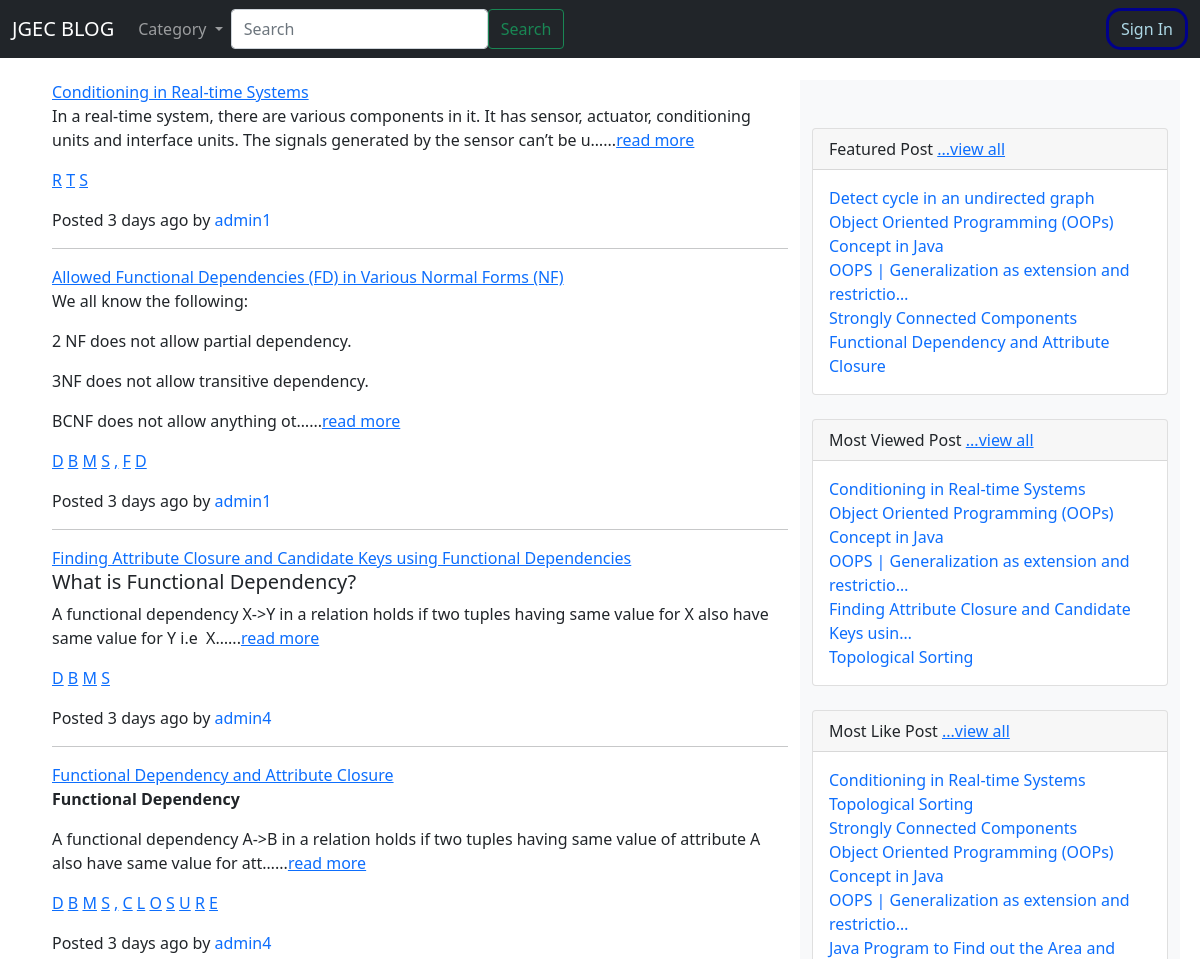
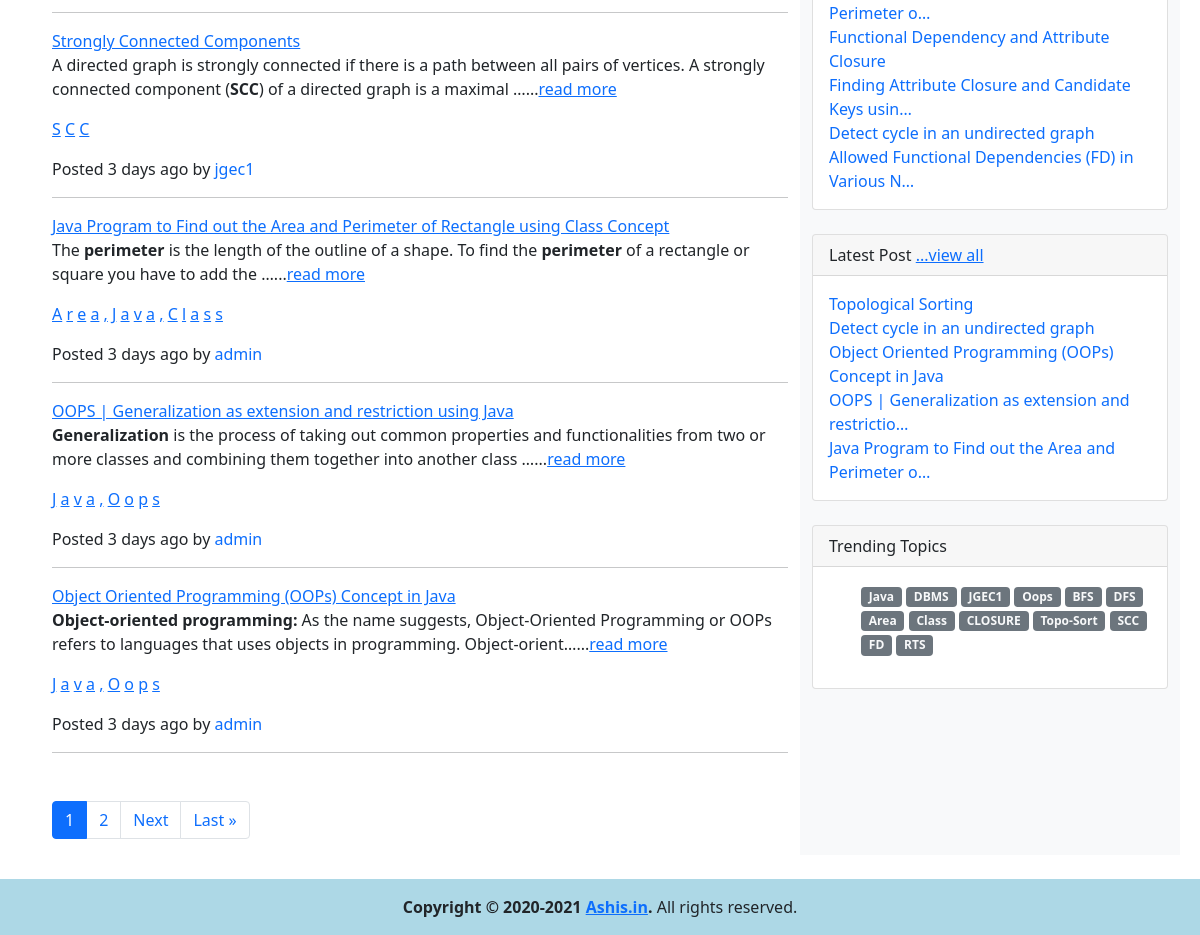
The page / on the database its author committed (2 pictures, top to bottom).
### blog/models.py (models this page shows, shortened)
class Post(models.Model):
	title        = models.CharField(max_length=250)
	author       = models.ForeignKey(CustomUser,on_delete = models.CASCADE)
	body         = RichTextField(blank=True,null=True)
	post_date    = models.DateTimeField(auto_now_add = True)
	likes        = models.ManyToManyField(CustomUser,related_name = 'post_like')
	category     = ListCharField(base_field=models.CharField(max_length=10),size=6,max_length=(6 * 11),null=True)
	view_count   = models.IntegerField(default=0)
	dislikes     = models.ManyToManyField(CustomUser,related_name = 'post_dislike')
	featured     = models.BooleanField(default=False)
	updated_at   = models.DateTimeField(auto_now_add=True)
	@property
	def total_likes(self):
		return self.likes.count() - self.dislikes.count()
	@property
	def whenpublished(self):
		now = timezone.now()
		if self.post_date is not None:
			diff = now - self.post_date
			if diff.days == 0 and 0 <= diff.seconds < 60:
				seconds = diff.seconds
				if seconds == 1:
					return str(seconds) + "second ago"
				else:
					return str(seconds) + " seconds ago"
			if diff.days == 0 and 60 <= diff.seconds < 3600:
				minutes = math.floor(diff.seconds / 60)
				if minutes == 1:
					return str(minutes) + " minute ago"
				else:
					return str(minutes) + " minutes ago"
			if diff.days == 0 and 3600 <= diff.seconds < 86400:
				hours = math.floor(diff.seconds / 3600)
				if hours == 1:
					return str(hours) + " hour ago"
				else:
					return str(hours) + " hours ago"
			if 1 <= diff.days < 30:
				days = diff.days
				if days == 1:
					return str(days) + " day ago"
				else:
					return str(days) + " days ago"

class Category(models.Model):
	name = models.CharField(max_length=50)
	count = models.IntegerField(default=0)
	def __str__(self):
		return self.name

### student_management_app/models.py (models this page shows, shortened)
class CustomUser(AbstractUser):
    user_type_data=((0,"Principal"),(1,"HOD"),(2,"Staff"),(3,"Student"))
    user_type=models.CharField(default=0,choices=user_type_data,max_length=10)

### blog/views.py (the view)
# urls.py: path('', Homeview,name='home'),
def Homeview(request, *args, **kwargs):
	context = HomeviewUtill(request,Post.objects.all())
	request.session['login-from'] = 'home'
	return render(request, "home1.html", context)

### blog/views.py (called while the page is built)
def SearchView(blog_posts,query=None):
	queryset = []
	queries = query.split(" ")
	for q in queries:
		posts = Post.objects.filter(Q(title__icontains=q) | Q(body__icontains=q))
		for post in posts:
			queryset.append(post)
	res = []
	for post in queryset:
		if post in blog_posts:
			res.append(post)
	return 	res

def get_most_likes_post(order=1):
	blog_posts = []
	for post in Post.objects.all():
		blog_posts.append([post.total_likes,str(post.title),post])
	if order:
		blog_posts.sort(reverse=True)
	else:
		blog_posts.sort()
	most_like_post = [post[2] for post in blog_posts]
	return most_like_post

def get_top_post():
	context = {}
	cat_menu = Category.objects.all()
	context['cat_menu'] = cat_menu
	featured_posts = Post.objects.filter(featured=True)
	min_size = min(5,len(featured_posts))
	featured_posts = featured_posts[:min_size]
	context['featured_posts'] = featured_posts
	most_view_posts = Post.objects.order_by('-view_count')
	min_size = min(5,len(most_view_posts))
	most_view_posts = most_view_posts[:min_size]
	context['most_view_posts'] = most_view_posts
	latest_posts = Post.objects.order_by('post_date')
	min_size = min(5,len(latest_posts))
	latest_posts = latest_posts[:min_size]
	context['latest_posts'] = latest_posts
	context['most_like_posts'] = get_most_likes_post()
	trending_topic = Category.objects.order_by('-count')
	min_size = min(15,len(trending_topic))
	trending_topic = trending_topic[:min_size]
	context['trending_topic1'] = trending_topic
	return context

def HomeviewUtill(request,blog_posts):
	context = get_top_post()
	context['search'] = True
	user = CustomUser.objects.get(id=5)
	query = ""
	if request.GET:
		query = request.GET.get('q', '')
		context['query'] = str(query)
	blog_posts = sorted(SearchView(blog_posts,query), key=attrgetter('post_date'), reverse=True)
	context['pagination_req'] = len(blog_posts) > BLOG_POSTS_PER_PAGE
	page = request.GET.get('page', 1)
	blog_posts_paginator = Paginator(blog_posts, BLOG_POSTS_PER_PAGE)
	try:
		blog_posts = blog_posts_paginator.page(page)
	except PageNotAnInteger:
		blog_posts = blog_posts_paginator.page(BLOG_POSTS_PER_PAGE)
	except EmptyPage:
		blog_posts = blog_posts_paginator.page(blog_posts_paginator.num_pages)
	context['blog_posts'] = blog_posts
	return context

### blog/templates/home1.html
{% extends 'bash.html' %}
{% block content %}
{% if blog_posts %}
	{% include 'blog_post_snippet.html' with blog_posts=blog_posts %}
{% else %}
	{% include 'blog_post_snippet.html' with query=query %}
{% endif %}
{% endblock %}

### blog/templates/bash.html (shortened to what this page needs)
{%load static %}
<!doctype html>
<html lang="en">
  <head>
    <link href="https://cdn.jsdelivr.net/npm/bootstrap@5.0.2/dist/css/bootstrap.min.css" rel="stylesheet">
    <link rel="stylesheet" href="https://use.typekit.net/vja0nps.css" />
    <link rel="stylesheet" type="text/css" href="{% static "style.css" %}">
  </head>
  <body>
    <nav class="navbar fixed-top navbar-expand-lg navbar-dark bg-dark">
      <div class="container-fluid">
        <a class="navbar-brand" href="{% url 'home' %}">JGEC BLOG</a>
        <div class="collapse navbar-collapse" id="navbarText">
          <ul class="navbar-nav me-auto mb-2 mb-lg-0">
            {% if cat_menu %}
              <li class="nav-item dropdown" style="list-style-type: none;">
                <a class="nav-link dropdown-toggle" href="#" id="navbarDropdown" role="button" data-toggle="dropdown" aria-haspopup="true" aria-expanded="false">
                  Category
                </a>
              </li>
            {% endif %}
            <form class="d-flex">
              <input name="q" id="id_q" class="form-control mr-sm-2" type="search" placeholder="Search" aria-label="Search">
             <button  class="btn btn-outline-success my-2 my-sm-0" type="submit">Search</button>
            </form>
          </ul>
          {% if user.is_authenticated %}
            <li class="nav-item dropdown navbarText" style="list-style-type:none;">
              <a class="nav-link dropdown-toggle" href="#" id="navbarDropdown" role="button" data-toggle="dropdown" aria-haspopup="true" aria-expanded="false">
                {{user.username}}
              </a>
              <div  class="dropdown-menu" aria-labelledby="navbarDropdown">
                {% if user.user_type == '0' %}
                  <a class="dropdown-item" href="{% url 'principal_home' %}">Profile</a>
                {% elif user.user_type == '1' %}
                  <a class="dropdown-item" href="{% url 'admin_home'%}">Profile</a>
                {% elif user.user_type == '2'%}
                  <a class="dropdown-item" href="{% url 'staff_home'%}">Profile</a>
                {% else %}
                  <a class="dropdown-item" href="{% url 'student_home'%}">Profile</a>
                {% endif %}
                <a class="dropdown-item" href="{% url 'logout_user'%}">Logout</a>
              </div>
            </li>
          {% else %}
            <form class="navbarText" action="{% url 'show_login' %}">
                <button style="color: lightblue;background-color: transparent; border: solid darkblue; border-radius:15px;" class="btn btn-outline-success my-2 my-sm-0" type="submit">Sign In</button>
            </form>
          {% endif %}
        </div>
      </div>
    </nav>
    <div style="margin-top: 80px; margin-left: 20px;">
    {% block content %}
    {% endblock %}
    </div>
 <div class="footer mt-4 py-3 w-auto text-center" style="background-color: lightblue;">
       <strong>Copyright &copy; 2020-2021 <a href="{% url 'home' %}">Ashis.in</a>.</strong>
    All rights reserved.
</body>
</html>

### blog/templates/blog_post_snippet.html (shortened to what this page needs)
<div class="container mt-5">
  <div class="row">
    <div class="col-lg-8">
		{% if blog_posts %}
			{% for post in blog_posts %}
				<div>
					<a class = "post-title" href="{% url 'article' post.pk %}">
						{{post.title|safe|truncatechars:100}}
					</a>
					<div class="post-text">{{post.body|safe|truncatechars:180}}...<a href = "{% url 'article' post.pk %}" class="read-more">read more</a></div>
					<p class= "category-link">
						{% for cat in post.category %}<a href="{% url 'category' cat %}"> {{cat}}</a> {% endfor %}
					</p>
					<p>Posted  <span class="publish-date">{{ post.whenpublished }}</span> by <a href="{% url 'user_profile' post.author %}" style="text-decoration:none;">{{post.author}}</a></p>
				</div>
				<hr/>
			{% endfor %}
			{% if pagination_req %}
				{% include 'pagination.html' with blog_posts=blog_posts %}
			{% endif %}
		{% endif %}
  </div>
	<div class="col-lg-4 ftco-animate bg-light pt-5 fadeInUp ftco-animated">
      <div class="card mb-4">
          <div class="card-header">
            Featured Post
            <a href="{% url 'featured_articles' %}">...view all</a>
          </div>
          <div class="card-body">
              <div class="row">
                    {% for post in featured_posts %}
                      <a href="{% url 'article' post.id %}" style="text-decoration:none;">{{post.title|safe|truncatechars:50}}</a>
                    {% endfor %}
              </div>
          </div>
      </div>
      <div class="card mb-4">
          <div class="card-header">
            Most Viewed Post
            <a href="{% url 'most_viewed_articles' %}">...view all</a>
          </div>
          <div class="card-body">
              <div class="row">
                    {% for post in most_view_posts %}
                      <a href="{% url 'article' post.id %}" style="text-decoration:none;">{{post.title|safe|truncatechars:50}}</a>
                    {% endfor %}
              </div>
          </div>
      </div>
      <div class="card mb-4">
          <div class="card-header">Most Like Post
            <a href="{% url 'most_like_articles' %}">...view all</a>
          </div>
          <div class="card-body">
              <div class="row">
                    {% for post in most_like_posts %}
                      <a href="{% url 'article' post.id %}" style="text-decoration:none;">{{post.title|safe|truncatechars:50}}</a>
                    {% endfor %}
              </div>
          </div>
      </div>
      <div class="card mb-4">
          <div class="card-header">
            Latest Post
            <a href="{% url 'latest_articles' %}">...view all</a>
          </div>
          <div class="card-body">
              <div class="row">
                    {% for post in latest_posts %}
                      <a href="{% url 'article' post.id %}" style="text-decoration:none;">{{post.title|safe|truncatechars:50}}</a>
                    {% endfor %}
              </div>
          </div>
      </div>
      <div class="card mb-4">
          <div class="card-header">
                Trending Topics
          </div>
          <div class="card-body">
              <div class="row">
                <div class="col">
                    <ul class="tagcloud">
                      {% for cat in trending_topic1 %}
                       <a class="tag-cloud-link badge bg-secondary text-decoration-none link-light" href="{% url 'category' cat %}">{{cat.name}}</a>
                      {% endfor %}
                    </ul>
                </div>
          </div>
      </div>
    </div>
  </div>
</div>
</div>

### blog/templates/pagination.html (shortened to what this page needs)
<div class="d-flex m-auto pagination mt-5">
<nav aria-label="Page navigation">
<ul class="pagination pg-grey justify-content-center">
    {% for i in blog_posts.paginator.page_range %}
		{% if blog_posts.number == i %}
			<li class="page-item active"><a class="page-link">{{ i }}</a></li>
		{% else %}
			<li class="page-item" ><a class="page-link" href="?{% if query %}q={{query}}&{% endif %}page={{ i }}">{{ i }}</a></li>
		{% endif %}
	{% endfor %}
    {% if blog_posts.has_next %}
    	<li class="page-item">
		  <a class="page-link" href="?{% if query %}q={{query}}&{% endif %}page={{ blog_posts.next_page_number }}">Next</a>
		</li>
		<li class="page-item">
		  <a class="page-link"  href="?{% if query %}q={{query}}&{% endif %}page={{ blog_posts.paginator.num_pages }}">Last &raquo;</a>
		</li>
    {% endif %}
</ul>
</nav>
</div>

### blog/templates/style.css (style rules this page uses)
* { padding: 0px; margin: 0px; box-sizing: border-box; }

### rows shown on the page
Post: title "Conditioning in Real-time Systems", body "In a real-time system, there are various components in it. It has sensor, actuator, conditioning units and interface units. The signals generated by the sensor can’t be u…", category "R" "T" "S", whenpublished "3 days ago", author "admin1"
Post: title "Allowed Functional Dependencies (FD) in Various Normal Forms (NF)", body "We all know the following: 2 NF does not allow partial dependency. 3NF does not allow transitive dependency. BCNF does not allow anything ot…", category "D" "B" "M" "S" "," "F" "D", whenpublished "3 days ago", author "admin1", title "Allowed Functional Dependencies (FD) in Various N…"
Post: title "Finding Attribute Closure and Candidate Keys using Functional Dependencies", body "What is Functional Dependency? A functional dependency X->Y in a relation holds if two tuples having same value for X also have same value for Y i.e X…", category "D" "B" "M" "S", whenpublished "3 days ago", author "admin4", title "Finding Attribute Closure and Candidate Keys usin…"
Post: title "Functional Dependency and Attribute Closure", body "Functional Dependency A functional dependency A->B in a relation holds if two tuples having same value of attribute A also have same value for att…", category "D" "B" "M" "S" "," "C" "L" "O" "S" "U" "R" "E", whenpublished "3 days ago", author "admin4"
Post: title "Strongly Connected Components", body "A directed graph is strongly connected if there is a path between all pairs of vertices. A strongly connected component ( SCC ) of a directed graph is a maximal …", category "S" "C" "C", whenpublished "3 days ago", author "jgec1"
Post: title "Java Program to Find out the Area and Perimeter of Rectangle using Class Concept", body "The perimeter is the length of the outline of a shape. To find the perimeter of a rectangle or square you have to add the …", category "A" "r" "e" "a" "," "J" "a" "v" "a" "," "C" "l" "a" "s" "s", whenpublished "3 days ago", author "admin", title "Java Program to Find out the Area and Perimeter o…"
Post: title "OOPS | Generalization as extension and restriction using Java", body "Generalization is the process of taking out common properties and functionalities from two or more classes and combining them together into another class …", category "J" "a" "v" "a" "," "O" "o" "p" "s", whenpublished "3 days ago", author "admin", title "OOPS | Generalization as extension and restrictio…"
Post: title "Object Oriented Programming (OOPs) Concept in Java", body "Object-oriented programming: As the name suggests, Object-Oriented Programming or OOPs refers to languages that uses objects in programming. Object-orient…", category "J" "a" "v" "a" "," "O" "o" "p" "s", whenpublished "3 days ago", author "admin"
Post: title "Detect cycle in an undirected graph"
Post: title "Topological Sorting"
Category: name "Java"
Category: name "DBMS"
Category: name "JGEC1"
Category: name "Oops"
Category: name "BFS"
Category: name "DFS"
Category: name "Area"
Category: name "Class"
Category: name "CLOSURE"
Category: name "Topo-Sort"
Category: name "SCC"
Category: name "FD"
Category: name "RTS"

### other values the page prints
{{ i }} "1"
{{ i }} "2"
